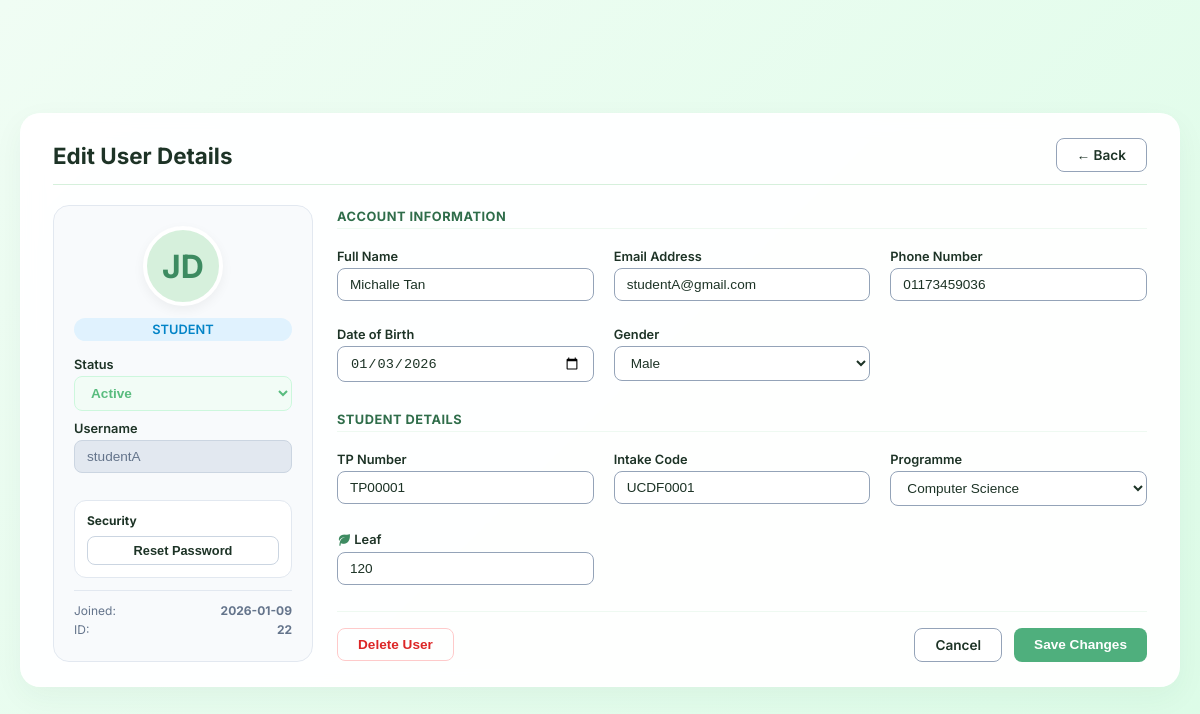
The page /admin/user_edit.php?userId=22 on the database its author committed.
### tables this page shows
CREATE TABLE IF NOT EXISTS `users` (
  `userId` int NOT NULL AUTO_INCREMENT,
  `username` varchar(30) NOT NULL,
  `email` varchar(100) NOT NULL,
  `password` varchar(255) NOT NULL,
  `role` varchar(20) NOT NULL,
  `name` varchar(100) NOT NULL,
  `DateOfBirth` date NOT NULL,
  `gender` varchar(10) NOT NULL,
  `phone` varchar(15) NOT NULL,
  `status` varchar(20) NOT NULL,
  PRIMARY KEY (`userId`)
);

CREATE TABLE IF NOT EXISTS `student` (
  `studentId` int NOT NULL AUTO_INCREMENT,
  `tpNumber` varchar(50) NOT NULL,
  `programme` varchar(255) NOT NULL,
  `intakeCode` varchar(255) NOT NULL,
  `leaf` int NOT NULL,
  `joinDate` datetime NOT NULL,
  `userId` int NOT NULL,
  PRIMARY KEY (`studentId`),
  KEY `userId` (`userId`)
);

### admin/user_edit.php (the view, shortened to what this page needs)
<?php
require_once "../backend/database.php";
$userId = $_GET['userId'];
$sqlUser = "SELECT userId, username, name, email, phone, DateOfBirth, gender, status, role
            FROM users
            WHERE userId = '$userId'";
$result = $conn->query($sqlUser);
$user = $result->fetch_assoc();
$role = $user['role'];
if ($role === 'student') {
    $sqlStudent = "SELECT tpNumber, programme, intakeCode, leaf, joinDate
                   FROM student
                   WHERE userId = '$userId'";
    $student = $conn->query($sqlStudent)->fetch_assoc();
    $joinDate = $student['joinDate'];
}
?>
<!DOCTYPE html>
<html lang="en">
<head>
    <link rel="stylesheet" href="../assets/css/dashboard.css">
    <link rel="stylesheet" href="../assets/css/userInformation.css">
    <link rel='stylesheet' href='https://unpkg.com/boxicons@2.1.4/css/boxicons.min.css'>
</head>
<body data-user-status="<?= htmlspecialchars($user['status']) ?>" <?php if (isset($_GET['updated'])): ?>
    data-toast="updated" <?php endif; ?> <?php if (isset($_GET['reset'])): ?> data-toast="reset" <?php endif; ?>
    <?php if (isset($_GET['deleted'])): ?> data-toast="deleted" <?php endif; ?> <?php if (isset($_GET['tp_exists'])): ?>
    data-toast="tp_exists" <?php endif; ?> <?php if (isset($_GET['duplicate_user'])): ?> data-toast="duplicate_user"
    <?php endif; ?>>
    <div class="dashboard-container">
        <div class="edit-card">
            <div class="card-header">
                <h1 class="card-title">Edit User Details</h1>
                <a href="user_management.php" class="btn btn-cancel">
                    &larr; Back
                </a>
            </div>
            <form id="updateUserForm" method="post" action="../backend/update_user_handle.php">
                <div class="layout-grid">
                    <div class="left-panel">
                        <div class="avatar-large">JD</div>
                        <span class="role-badge-large-<?= $user['role'] ?>"><?= $user['role'] ?></span>
                        <div class="input-group">
                            <label>Status</label>
                            <select id="statusSelect" name="status" class="status-inactive"
                                onchange="updateStatusColor(this)" disabled>
                                <option value="active" <?= ($user['status'] === 'active') ? 'selected' : '' ?>>Active
                                </option>
                            </select>
                        </div>
                        <div class="input-group">
                            <label>Username</label>
                            <input type="text" name="username" value="<?= $user['username'] ?>" disabled>
                        </div>
                        <div class="security-box">
                            <span class="security-label">Security</span>
                            <button type="submit" form="resetUserForm" name="action" value="reset"
                                class="btn btn-reset">Reset Password</button>
                        </div>
                        <div class="meta-info">
                            <div class="meta-item">
                                <span>Joined:</span>
                                <strong><?= substr($joinDate, 0, 10) ?></strong>
                            </div>
                            <div class="meta-item">
                                <span>ID:</span>
                                <strong><?= htmlspecialchars($userId) ?></strong>
                            </div>
                        </div>
                    </div>
                    <div class="right-panel">
                        <div class="fields-container">
                            <div class="section-label">Account Information</div>
                            <div class="input-group">
                                <label>Full Name</label>
                                <input type="text" name="name" value="<?= $user['name'] ?>">
                            </div>
                            <div class="input-group">
                                <label>Email Address</label>
                                <input type="email" name="email" value="<?= $user['email'] ?>">
                            </div>
                            <div class="input-group">
                                <label>Phone Number</label>
                                <input type="tel" name="phone" inputmode="numeric" pattern="[0-9]*" minlength="10"
                                    maxlength="12" value="<?= $user['phone'] ?>" required>
                            </div>
                            <div class="input-group">
                                <label>Date of Birth</label>
                                <input type="date" name="dob" value="<?= $user['DateOfBirth'] ?>">
                            </div>
                            <div class="input-group">
                                <label>Gender</label>
                                <select name="gender">
                                    <option value="Male" <?= ($user['gender'] === 'Male') ? 'selected' : '' ?>>Male
                                    </option>
                                </select>
                            </div>
                            <?php if ($role === 'student'): ?>
                            <div class="section-label">Student Details</div>
                            <div class="input-group">
                                <label>TP Number</label>
                                <input type="text" name="tpNumber" value="<?= $student['tpNumber'] ?>">
                            </div>
                            <div class="input-group">
                                <label>Intake Code</label>
                                <input type="text" name="intakeCode" value="<?= $student['intakeCode'] ?>">
                            </div>
                            <div class="input-group">
                                <label>Programme</label>
                                <select name="programme">
                                    <option value="cs" <?= ($student['programme'] == 'cs') ? 'selected' : '' ?>>Computer
                                        Science</option>
                                </select>
                            </div>
                            <div class="input-group">
                                <label>
                                    <i class="bx bxs-leaf"></i>
                                    Leaf
                                </label>
                                <input type="number" name="leaf" value="<?= (int)$student['leaf'] ?>">
                            </div>
                            <?php endif; ?>
                        </div>
                        <div class="form-actions">
                            <button type="submit" form="deleteUserForm" class="btn btn-delete" name="action"
                                value="delete"
                                onclick="return confirm('Are you sure you want to delete this user?');">Delete
                                User</button>
                            <div class="right-buttons">
                                <a href="user_management.php" class="btn btn-cancel">Cancel</a>
                                <button type="submit" class="btn btn-save">Save Changes</button>
                            </div>
                        </div>
                    </div>
                </div>
            </form>
        </div>
    </div>
</body>
</html>

### assets/css/dashboard.css (style rules this page uses)
:root { --leaf-50: #eef9f1; --leaf-100: #d6f0dc; --leaf-300: #9fd7b3; --leaf-500: #4faf7d; --leaf-600: #3d8b61; --leaf-700: #2f6d4a; --text-dark: #1d3326; --text-light: #5c7a67; --white-glass: rgba(255, 255, 255, 0.9); --shadow-card: 0 10px 30px rgba(33, 83, 55, 0.05); --shadow-hover: 0 15px 40px rgba(33, 83, 55, 0.1); font-family: "Inter", sans-serif; }
*, *::before, *::after { box-sizing: border-box; margin: 0; padding: 0; }
body { background: linear-gradient(135deg, #f0fdf4 0%, #dcfce7 100%); color: var(--text-dark); min-height: 100vh; padding-top: 110px; }
.dashboard-container { max-width: 1200px; margin: 0 auto; padding: 40px 24px; animation: fadeIn 0.6s ease-out; }

### rows shown on the page
users: role "STUDENT", status "Active", username "studentA", name "Michalle Tan", email "studentA@gmail.com", phone "01173459036", dob "01/03/2026", gender "Male"
student: joinDate "2026-01-09", tpNumber "TP00001", intakeCode "UCDF0001", programme "Computer Science", leaf "120"

### other values the page prints
$userId "22"
